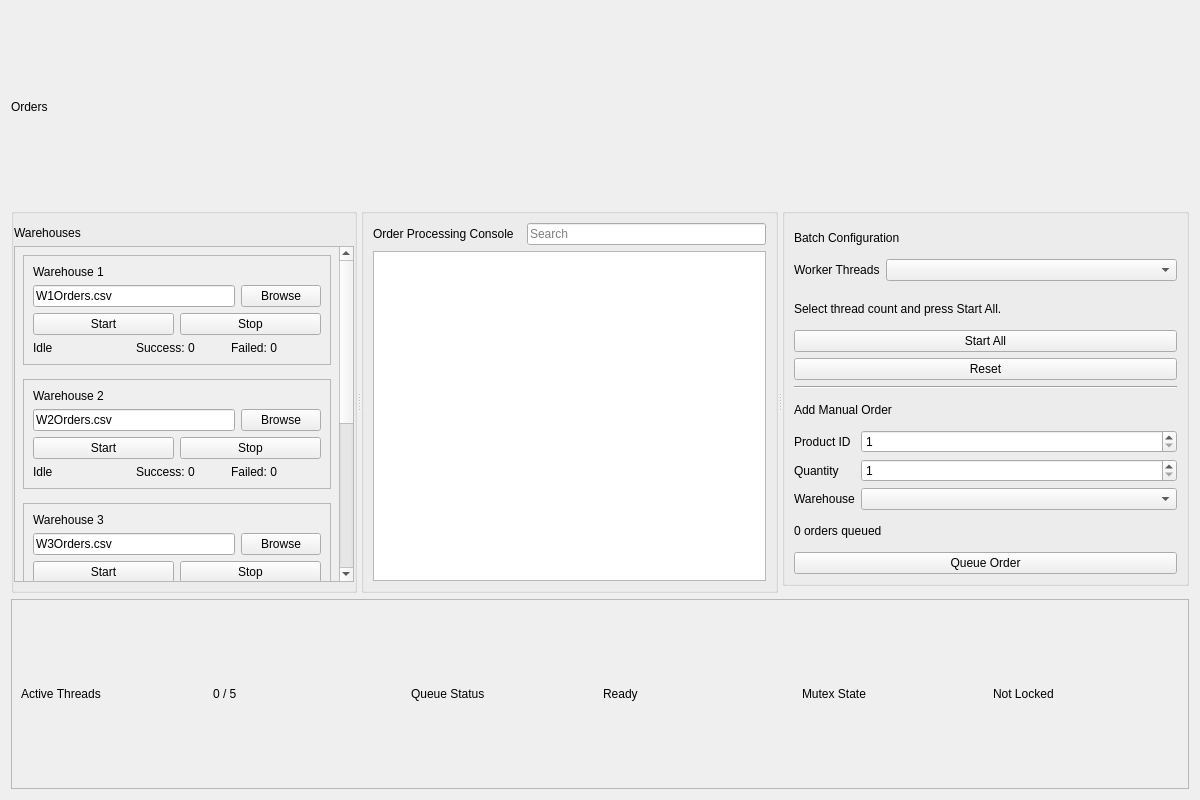
<?xml version="1.0" encoding="UTF-8"?>
<ui version="4.0">
 <class>OrdersPage</class>
 <widget class="QWidget" name="OrdersPage">
  <property name="geometry">
   <rect>
    <x>0</x>
    <y>0</y>
    <width>1200</width>
    <height>800</height>
   </rect>
  </property>
  <property name="windowTitle">
   <string>Orders</string>
  </property>
  <layout class="QVBoxLayout" name="verticalLayout_main">
   <item>
    <widget class="QLabel" name="ordersTitleLabel">
     <property name="text">
      <string>Orders</string>
     </property>
    </widget>
   </item>
   <item>
    <widget class="QSplitter" name="mainSplitter">
     <property name="orientation">
      <enum>Qt::Horizontal</enum>
     </property>
     <widget class="QGroupBox" name="warehousesGroupBox">
      <property name="title">
       <string/>
      </property>
      <property name="minimumSize">
       <size>
        <width>250</width>
        <height>0</height>
       </size>
      </property>
      <layout class="QVBoxLayout" name="verticalLayout_wh">
       <property name="leftMargin">
        <number>0</number>
       </property>
       <property name="topMargin">
        <number>12</number>
       </property>
       <property name="rightMargin">
        <number>0</number>
       </property>
       <property name="bottomMargin">
        <number>8</number>
       </property>
       <item>
        <widget class="QLabel" name="warehousesTitleLabel">
         <property name="text">
          <string>Warehouses</string>
         </property>
        </widget>
       </item>
       <item>
        <widget class="QScrollArea" name="scrollArea">
         <property name="widgetResizable">
          <bool>true</bool>
         </property>
         <widget class="QWidget" name="scrollAreaWidgetContents">
          <property name="geometry">
           <rect>
            <x>0</x>
            <y>0</y>
            <width>230</width>
            <height>700</height>
           </rect>
          </property>
          <layout class="QVBoxLayout" name="verticalLayout_scroll">
           <property name="spacing">
            <number>14</number>
           </property>
           <property name="leftMargin">
            <number>8</number>
           </property>
           <property name="topMargin">
            <number>8</number>
           </property>
           <property name="rightMargin">
            <number>8</number>
           </property>
           <property name="bottomMargin">
            <number>8</number>
           </property>
           <item>
            <widget class="QFrame" name="w1Frame">
             <property name="frameShape">
              <enum>QFrame::StyledPanel</enum>
             </property>
             <layout class="QVBoxLayout" name="w1Layout">
              <item>
               <widget class="QLabel" name="w1TitleLabel">
                <property name="text">
                 <string>Warehouse 1</string>
                </property>
               </widget>
              </item>
              <item>
               <layout class="QHBoxLayout" name="w1FileLayout">
                <item>
                 <widget class="QLineEdit" name="warehouse1FileLineEdit">
                  <property name="readOnly">
                   <bool>true</bool>
                  </property>
                  <property name="text">
                   <string>W1Orders.csv</string>
                  </property>
                 </widget>
                </item>
                <item>
                 <widget class="QPushButton" name="warehouse1BrowseButton">
                  <property name="text">
                   <string>Browse</string>
                  </property>
                 </widget>
                </item>
               </layout>
              </item>
              <item>
               <layout class="QHBoxLayout" name="w1BtnLayout">
                <item>
                 <widget class="QPushButton" name="warehouse1StartButton">
                  <property name="text">
                   <string>Start</string>
                  </property>
                 </widget>
                </item>
                <item>
                 <widget class="QPushButton" name="warehouse1StopButton">
                  <property name="text">
                   <string>Stop</string>
                  </property>
                 </widget>
                </item>
               </layout>
              </item>
              <item>
               <layout class="QHBoxLayout" name="w1StatLayout">
                <item>
                 <widget class="QLabel" name="warehouse1StatusLabel">
                  <property name="text">
                   <string>Idle</string>
                  </property>
                 </widget>
                </item>
                <item>
                 <spacer name="w1Spacer">
                  <property name="orientation">
                   <enum>Qt::Horizontal</enum>
                  </property>
                 </spacer>
                </item>
                <item>
                 <widget class="QLabel" name="warehouse1SuccessLabel">
                  <property name="text">
                   <string>Success: 0</string>
                  </property>
                 </widget>
                </item>
                <item>
                 <widget class="QLabel" name="warehouse1FailedLabel">
                  <property name="text">
                   <string>Failed: 0</string>
                  </property>
                 </widget>
                </item>
               </layout>
              </item>
             </layout>
            </widget>
           </item>
           <item>
            <widget class="QFrame" name="w2Frame">
             <property name="frameShape">
              <enum>QFrame::StyledPanel</enum>
             </property>
             <layout class="QVBoxLayout" name="w2Layout">
              <item>
               <widget class="QLabel" name="w2TitleLabel">
                <property name="text">
                 <string>Warehouse 2</string>
                </property>
               </widget>
              </item>
              <item>
               <layout class="QHBoxLayout" name="w2FileLayout">
                <item>
                 <widget class="QLineEdit" name="warehouse2FileLineEdit">
                  <property name="readOnly">
                   <bool>true</bool>
                  </property>
                  <property name="text">
                   <string>W2Orders.csv</string>
                  </property>
                 </widget>
                </item>
                <item>
                 <widget class="QPushButton" name="warehouse2BrowseButton">
                  <property name="text">
                   <string>Browse</string>
                  </property>
                 </widget>
                </item>
               </layout>
              </item>
              <item>
               <layout class="QHBoxLayout" name="w2BtnLayout">
                <item>
                 <widget class="QPushButton" name="warehouse2StartButton">
                  <property name="text">
                   <string>Start</string>
                  </property>
                 </widget>
                </item>
                <item>
                 <widget class="QPushButton" name="warehouse2StopButton">
                  <property name="text">
                   <string>Stop</string>
                  </property>
                 </widget>
                </item>
               </layout>
              </item>
              <item>
               <layout class="QHBoxLayout" name="w2StatLayout">
                <item>
                 <widget class="QLabel" name="warehouse2StatusLabel">
                  <property name="text">
                   <string>Idle</string>
                  </property>
                 </widget>
                </item>
                <item>
                 <spacer name="w2Spacer">
                  <property name="orientation">
                   <enum>Qt::Horizontal</enum>
                  </property>
                 </spacer>
                </item>
                <item>
                 <widget class="QLabel" name="warehouse2SuccessLabel">
                  <property name="text">
                   <string>Success: 0</string>
                  </property>
                 </widget>
                </item>
                <item>
                 <widget class="QLabel" name="warehouse2FailedLabel">
                  <property name="text">
                   <string>Failed: 0</string>
                  </property>
                 </widget>
                </item>
               </layout>
              </item>
             </layout>
            </widget>
           </item>
           <item>
            <widget class="QFrame" name="w3Frame">
             <property name="frameShape">
              <enum>QFrame::StyledPanel</enum>
             </property>
             <layout class="QVBoxLayout" name="w3Layout">
              <item>
               <widget class="QLabel" name="w3TitleLabel">
                <property name="text">
                 <string>Warehouse 3</string>
                </property>
               </widget>
              </item>
              <item>
               <layout class="QHBoxLayout" name="w3FileLayout">
                <item>
                 <widget class="QLineEdit" name="warehouse3FileLineEdit">
                  <property name="readOnly">
                   <bool>true</bool>
                  </property>
                  <property name="text">
                   <string>W3Orders.csv</string>
                  </property>
                 </widget>
                </item>
                <item>
                 <widget class="QPushButton" name="warehouse3BrowseButton">
                  <property name="text">
                   <string>Browse</string>
                  </property>
                 </widget>
                </item>
               </layout>
              </item>
              <item>
               <layout class="QHBoxLayout" name="w3BtnLayout">
                <item>
                 <widget class="QPushButton" name="warehouse3StartButton">
                  <property name="text">
                   <string>Start</string>
                  </property>
                 </widget>
                </item>
                <item>
                 <widget class="QPushButton" name="warehouse3StopButton">
                  <property name="text">
                   <string>Stop</string>
                  </property>
                 </widget>
                </item>
               </layout>
              </item>
              <item>
               <layout class="QHBoxLayout" name="w3StatLayout">
                <item>
                 <widget class="QLabel" name="warehouse3StatusLabel">
                  <property name="text">
                   <string>Idle</string>
                  </property>
                 </widget>
                </item>
                <item>
                 <spacer name="w3Spacer">
                  <property name="orientation">
                   <enum>Qt::Horizontal</enum>
                  </property>
                 </spacer>
                </item>
                <item>
                 <widget class="QLabel" name="warehouse3SuccessLabel">
                  <property name="text">
                   <string>Success: 0</string>
                  </property>
                 </widget>
                </item>
                <item>
                 <widget class="QLabel" name="warehouse3FailedLabel">
                  <property name="text">
                   <string>Failed: 0</string>
                  </property>
                 </widget>
                </item>
               </layout>
              </item>
             </layout>
            </widget>
           </item>
           <item>
            <widget class="QFrame" name="w4Frame">
             <property name="frameShape">
              <enum>QFrame::StyledPanel</enum>
             </property>
             <layout class="QVBoxLayout" name="w4Layout">
              <item>
               <widget class="QLabel" name="w4TitleLabel">
                <property name="text">
                 <string>Warehouse 4</string>
                </property>
               </widget>
              </item>
              <item>
               <layout class="QHBoxLayout" name="w4FileLayout">
                <item>
                 <widget class="QLineEdit" name="warehouse4FileLineEdit">
                  <property name="readOnly">
                   <bool>true</bool>
                  </property>
                  <property name="text">
                   <string>W4Orders.csv</string>
                  </property>
                 </widget>
                </item>
                <item>
                 <widget class="QPushButton" name="warehouse4BrowseButton">
                  <property name="text">
                   <string>Browse</string>
                  </property>
                 </widget>
                </item>
               </layout>
              </item>
              <item>
               <layout class="QHBoxLayout" name="w4BtnLayout">
                <item>
                 <widget class="QPushButton" name="warehouse4StartButton">
                  <property name="text">
                   <string>Start</string>
                  </property>
                 </widget>
                </item>
                <item>
                 <widget class="QPushButton" name="warehouse4StopButton">
                  <property name="text">
                   <string>Stop</string>
                  </property>
                 </widget>
                </item>
               </layout>
              </item>
              <item>
               <layout class="QHBoxLayout" name="w4StatLayout">
                <item>
                 <widget class="QLabel" name="warehouse4StatusLabel">
                  <property name="text">
                   <string>Idle</string>
                  </property>
                 </widget>
                </item>
                <item>
                 <spacer name="w4Spacer">
                  <property name="orientation">
                   <enum>Qt::Horizontal</enum>
                  </property>
                 </spacer>
                </item>
                <item>
                 <widget class="QLabel" name="warehouse4SuccessLabel">
                  <property name="text">
                   <string>Success: 0</string>
                  </property>
                 </widget>
                </item>
                <item>
                 <widget class="QLabel" name="warehouse4FailedLabel">
                  <property name="text">
                   <string>Failed: 0</string>
                  </property>
                 </widget>
                </item>
               </layout>
              </item>
             </layout>
            </widget>
           </item>
           <item>
            <widget class="QFrame" name="w5Frame">
             <property name="frameShape">
              <enum>QFrame::StyledPanel</enum>
             </property>
             <layout class="QVBoxLayout" name="w5Layout">
              <item>
               <widget class="QLabel" name="w5TitleLabel">
                <property name="text">
                 <string>Warehouse 5</string>
                </property>
               </widget>
              </item>
              <item>
               <layout class="QHBoxLayout" name="w5FileLayout">
                <item>
                 <widget class="QLineEdit" name="warehouse5FileLineEdit">
                  <property name="readOnly">
                   <bool>true</bool>
                  </property>
                  <property name="text">
                   <string>W5Orders.csv</string>
                  </property>
                 </widget>
                </item>
                <item>
                 <widget class="QPushButton" name="warehouse5BrowseButton">
                  <property name="text">
                   <string>Browse</string>
                  </property>
                 </widget>
                </item>
               </layout>
              </item>
              <item>
               <layout class="QHBoxLayout" name="w5BtnLayout">
                <item>
                 <widget class="QPushButton" name="warehouse5StartButton">
                  <property name="text">
                   <string>Start</string>
                  </property>
                 </widget>
                </item>
                <item>
                 <widget class="QPushButton" name="warehouse5StopButton">
                  <property name="text">
                   <string>Stop</string>
                  </property>
                 </widget>
                </item>
               </layout>
              </item>
              <item>
               <layout class="QHBoxLayout" name="w5StatLayout">
                <item>
                 <widget class="QLabel" name="warehouse5StatusLabel">
                  <property name="text">
                   <string>Idle</string>
                  </property>
                 </widget>
                </item>
                <item>
                 <spacer name="w5Spacer">
                  <property name="orientation">
                   <enum>Qt::Horizontal</enum>
                  </property>
                 </spacer>
                </item>
                <item>
                 <widget class="QLabel" name="warehouse5SuccessLabel">
                  <property name="text">
                   <string>Success: 0</string>
                  </property>
                 </widget>
                </item>
                <item>
                 <widget class="QLabel" name="warehouse5FailedLabel">
                  <property name="text">
                   <string>Failed: 0</string>
                  </property>
                 </widget>
                </item>
               </layout>
              </item>
             </layout>
            </widget>
           </item>
           <item>
            <spacer name="verticalSpacer_wh">
             <property name="orientation">
              <enum>Qt::Vertical</enum>
             </property>
            </spacer>
           </item>
          </layout>
         </widget>
        </widget>
       </item>
      </layout>
     </widget>
     <widget class="QFrame" name="centerColumnFrame">
      <property name="frameShape">
       <enum>QFrame::NoFrame</enum>
      </property>
      <layout class="QVBoxLayout" name="verticalLayout_centerColumn">
       <property name="spacing">
        <number>16</number>
       </property>
       <property name="leftMargin">
        <number>0</number>
       </property>
       <property name="topMargin">
        <number>0</number>
       </property>
       <property name="rightMargin">
        <number>0</number>
       </property>
       <property name="bottomMargin">
        <number>0</number>
       </property>
       <item>
        <widget class="QGroupBox" name="consoleGroupBox">
         <property name="title">
          <string/>
         </property>
         <layout class="QVBoxLayout" name="verticalLayout_console">
          <item>
           <layout class="QHBoxLayout" name="horizontalLayout_consoleToolbar">
            <item>
             <widget class="QLabel" name="consoleTitleLabel">
              <property name="text">
               <string>Order Processing Console</string>
              </property>
             </widget>
            </item>
            <item>
             <spacer name="horizontalSpacer_consoleToolbar">
              <property name="orientation">
               <enum>Qt::Horizontal</enum>
              </property>
             </spacer>
            </item>
            <item>
             <widget class="QLineEdit" name="consoleSearchLineEdit">
              <property name="placeholderText">
               <string>Search</string>
              </property>
             </widget>
            </item>
           </layout>
          </item>
          <item>
           <widget class="QTableWidget" name="orderConsoleTableWidget"/>
          </item>
         </layout>
        </widget>
       </item>
      </layout>
     </widget>
     <widget class="QFrame" name="rightColumnFrame">
      <property name="frameShape">
       <enum>QFrame::NoFrame</enum>
      </property>
      <layout class="QVBoxLayout" name="verticalLayout_rightColumn">
       <property name="spacing">
        <number>16</number>
       </property>
       <property name="leftMargin">
        <number>0</number>
       </property>
       <property name="topMargin">
        <number>0</number>
       </property>
       <property name="rightMargin">
        <number>0</number>
       </property>
       <property name="bottomMargin">
        <number>0</number>
       </property>
       <item>
        <widget class="QGroupBox" name="manualOrderGroupBox">
         <property name="title">
          <string/>
         </property>
         <property name="minimumSize">
          <size>
           <width>280</width>
           <height>0</height>
          </size>
         </property>
         <layout class="QVBoxLayout" name="verticalLayout_manual">
          <item>
           <widget class="QLabel" name="manualEntryTitleLabel">
            <property name="text">
             <string>Batch Configuration</string>
            </property>
           </widget>
          </item>
          <item>
           <layout class="QFormLayout" name="formLayout_manual">
            <item row="0" column="0">
             <widget class="QLabel" name="manualWarehouseLabel">
              <property name="text">
               <string>Worker Threads</string>
              </property>
             </widget>
            </item>
            <item row="0" column="1">
             <widget class="QComboBox" name="manualWarehouseComboBox"/>
            </item>
           </layout>
          </item>
          <item>
           <widget class="QLabel" name="manualHelperLabel">
            <property name="text">
             <string>Select thread count and press Start All.</string>
            </property>
            <property name="wordWrap">
             <bool>true</bool>
            </property>
           </widget>
          </item>
          <item>
           <widget class="QPushButton" name="submitManualOrderButton">
            <property name="text">
             <string>Start All</string>
            </property>
           </widget>
          </item>
          <item>
           <widget class="QPushButton" name="clearManualOrderButton">
            <property name="text">
             <string>Reset</string>
            </property>
           </widget>
          </item>
          <item>
           <widget class="QFrame" name="manualOrderDivider">
            <property name="frameShape">
             <enum>QFrame::HLine</enum>
            </property>
            <property name="frameShadow">
             <enum>QFrame::Sunken</enum>
            </property>
           </widget>
          </item>
          <item>
           <widget class="QLabel" name="manualOrderFormTitle">
            <property name="text">
             <string>Add Manual Order</string>
            </property>
           </widget>
          </item>
          <item>
           <layout class="QFormLayout" name="formLayout_addOrder">
            <item row="0" column="0">
             <widget class="QLabel" name="manualProductIdLabel">
              <property name="text">
               <string>Product ID</string>
              </property>
             </widget>
            </item>
            <item row="0" column="1">
             <widget class="QSpinBox" name="manualProductIdSpinBox">
              <property name="minimum">
               <number>1</number>
              </property>
              <property name="maximum">
               <number>99999</number>
              </property>
              <property name="value">
               <number>1</number>
              </property>
             </widget>
            </item>
            <item row="1" column="0">
             <widget class="QLabel" name="manualQuantityLabel">
              <property name="text">
               <string>Quantity</string>
              </property>
             </widget>
            </item>
            <item row="1" column="1">
             <widget class="QSpinBox" name="manualQuantitySpinBox">
              <property name="minimum">
               <number>1</number>
              </property>
              <property name="maximum">
               <number>9999</number>
              </property>
              <property name="value">
               <number>1</number>
              </property>
             </widget>
            </item>
            <item row="2" column="0">
             <widget class="QLabel" name="manualOrderWarehouseLabel">
              <property name="text">
               <string>Warehouse</string>
              </property>
             </widget>
            </item>
            <item row="2" column="1">
             <widget class="QComboBox" name="manualOrderWarehouseCombo">
             </widget>
            </item>
           </layout>
          </item>
          <item>
           <widget class="QLabel" name="manualOrderQueueLabel">
            <property name="text">
             <string>0 orders queued</string>
            </property>
            <property name="wordWrap">
             <bool>true</bool>
            </property>
           </widget>
          </item>
          <item>
           <widget class="QPushButton" name="addManualOrderButton">
            <property name="text">
             <string>Queue Order</string>
            </property>
           </widget>
          </item>
         </layout>
        </widget>
       </item>
       <item>
        <spacer name="verticalSpacer_rightCol">
         <property name="orientation">
          <enum>Qt::Vertical</enum>
         </property>
        </spacer>
       </item>
      </layout>
     </widget>
    </widget>
   </item>
   <item>
    <widget class="QFrame" name="bottomStatusFrame">
     <property name="frameShape">
      <enum>QFrame::StyledPanel</enum>
     </property>
     <layout class="QHBoxLayout" name="horizontalLayout_bottom">
      <item>
       <widget class="QLabel" name="activeThreadsLabelTitle">
        <property name="text">
         <string>Active Threads</string>
        </property>
       </widget>
      </item>
      <item>
       <widget class="QLabel" name="activeThreadsLabel">
        <property name="text">
         <string>0 / 5</string>
        </property>
       </widget>
      </item>
      <item>
       <spacer name="horizontalSpacer_status1">
        <property name="orientation">
         <enum>Qt::Horizontal</enum>
        </property>
       </spacer>
      </item>
      <item>
       <widget class="QLabel" name="queueStatusLabelTitle">
        <property name="text">
         <string>Queue Status</string>
        </property>
       </widget>
      </item>
      <item>
       <widget class="QLabel" name="queueStatusLabel">
        <property name="text">
         <string>Ready</string>
        </property>
       </widget>
      </item>
      <item>
       <spacer name="horizontalSpacer_status2">
        <property name="orientation">
         <enum>Qt::Horizontal</enum>
        </property>
       </spacer>
      </item>
      <item>
       <widget class="QLabel" name="mutexStateLabelTitle">
        <property name="text">
         <string>Mutex State</string>
        </property>
       </widget>
      </item>
      <item>
       <widget class="QLabel" name="mutexStateLabel">
        <property name="text">
         <string>Not Locked</string>
        </property>
       </widget>
      </item>
     </layout>
    </widget>
   </item>
  </layout>
 </widget>
 <resources/>
 <connections/>
</ui>
